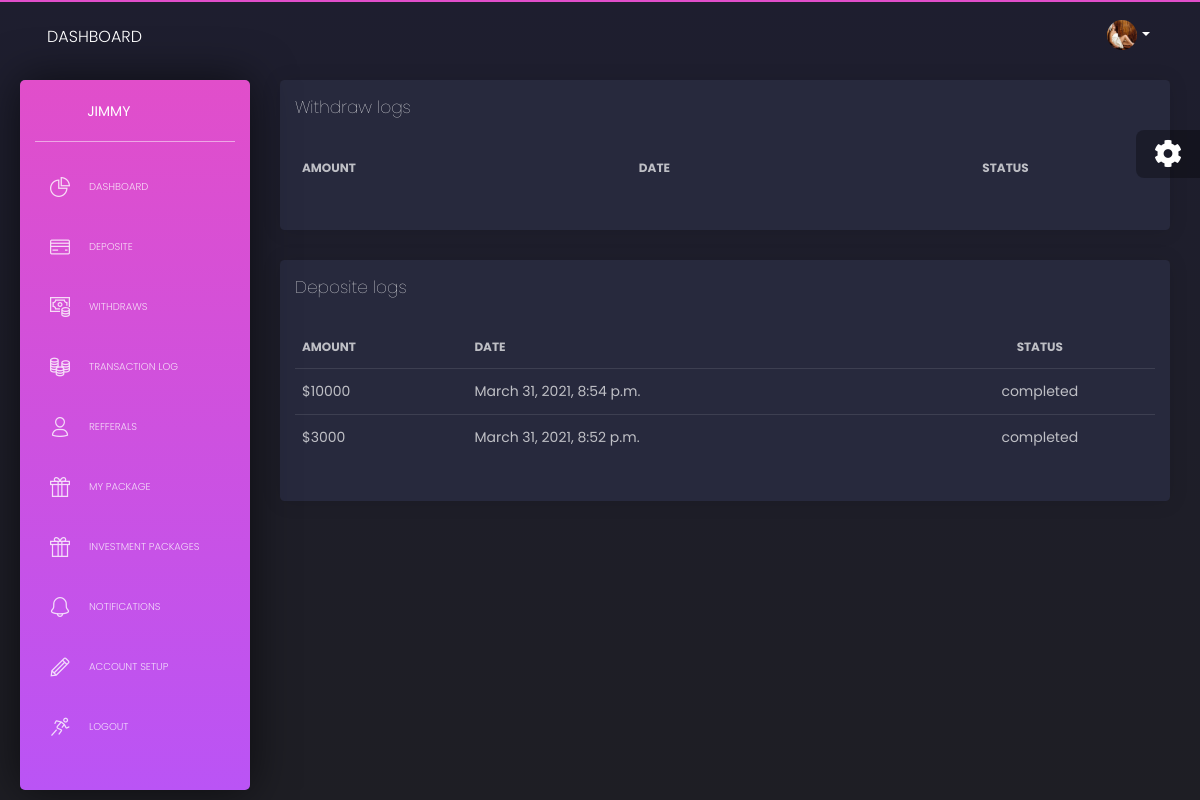
The page /transferlogs/ (signed in) on the database its author committed.
### panel/models.py (models this page shows, shortened)
class Investors(AbstractBaseUser):
	email       = models.EmailField(verbose_name='email', max_length=60, unique=True )
	username    = models.CharField(max_length=30, unique=True)
	full_name    = models.CharField(max_length=30 ,blank=True, null= True)
	date_joined = models.DateTimeField(verbose_name='date joined', auto_now_add=True)
	last_login  = models.DateTimeField(verbose_name='last login', auto_now=True)
	is_admin    = models.BooleanField(default=False)
	is_staff    = models.BooleanField(default=False)
	is_active   = models.BooleanField(default=True)
	is_superuser = models.BooleanField(default=False)
	profile_image = models.ImageField(blank=True, null=True, default='logo-small.png', upload_to='profile')
	phone = models.CharField(max_length=60, blank=True, null=True)
	wallet_id = models.CharField(max_length=60, blank=True, null=True)
	ref_code = models.CharField(max_length=60, blank=True, null=True, unique=True)
	refferal = models.IntegerField(default=0)
	balance = models.IntegerField(default=0)
	package = models.ForeignKey('Packages', on_delete  = models.CASCADE,blank=True,null=True)
	USERNAME_FIELD = 'email'
	REQUIRED_FIELDS = ['username']
	objects = MyAccountManager()
	class Meta:
			ordering = ['-date_joined']

class Deposite(models.Model):
	STATUS = (
		("pending","pending"),
		("completed","completed"),
		("decline","decline"),
	)
	Investor = models.ForeignKey('Investors', on_delete  = models.CASCADE)
	date = models.DateTimeField(auto_now_add=True)
	amount = models.IntegerField()
	trans_id = models.CharField(max_length=100,blank=True,null=True)
	status = models.CharField(max_length=15, choices=STATUS)
	class Meta:
			ordering = ['-date']

### btc/views.py (the view)
# urls.py: path('transferlogs/', views.tranfer_log, name='tranfer_log'),
@login_required
def tranfer_log(request):
	user = request.user
	context = {
		'withdraws':Withdraw.objects.filter(user=user),
		'deposites':Deposite.objects.filter(Investor=user),
	}
	return render(request, 'userstemplate/tranferlog.html',context)

### templates/userstemplate/tranferlog.html (shortened to what this page needs)
{% extends "userstemplate/layouts/base.html" %}
{% load static %}
{% block content %}
<div class="row">
  <div class="col-md-12">
    <div class="card ">
      <div class="card-header">
        <h4 class="card-title"> Withdraw logs</h4>
      </div>
      <div class="card-body">
        <div class="table-responsive">
          <table class="table tablesorter " id="">
            <thead class=" text-primary">
              <tr>
                <th>
                  Amount
                </th>
                <th>
                 Date
                </th>
                <th class="text-center">
                  Status
                </th>
              </tr>
            </thead>
          </table>
        </div>
      </div>
    </div>
    <div class="card ">
      <div class="card-header">
        <h4 class="card-title">Deposite logs</h4>
      </div>
      <div class="card-body">
        <div class="table-responsive">
          <table class="table tablesorter " id="">
            <thead class=" text-primary">
              <tr>
                <th>
                  Amount
                </th>
                <th>
                  Date
                </th>
                <th class="text-center">
                  Status
                </th>
              </tr>
            </thead>
            <tbody>
              {%  for objs in deposites %}
              <tr>
                <td>
                  ${{ objs.amount }}
                </td>
                <td>
                   {{ objs.date }}
                </td>
                <td class="text-center">
                  {{ objs.status }}
                </td>
              </tr>
               {% endfor %}
            </tbody>
          </table>
        </div>
      </div>
    </div>
  </div>
</div>
{% endblock content %}

### templates/userstemplate/includes/sidebar.html (shortened to what this page needs)
    <div class="sidebar">
      <div class="sidebar-wrapper">
        <div class="logo">
          <a
             href="#" class="simple-text logo-mini">
          </a>
          <a
             href="{% url 'account' %}" class="simple-text logo-normal">
            {{ user.username }}
          </a>
        </div>
        <ul class="nav">
        {% if request.user.is_authenticated %}
          <li class="{% if 'index' in segment %} active {% endif %} ">
            <a href="{% url 'account' %}">
              <i class="tim-icons icon-chart-pie-36"></i>
              <p>Dashboard</p>
            </a>
          </li>
          <li class="{% if 'icons' in segment %} active {% endif %}">
            <a href="{% url 'deposite' %}">
              <i class="tim-icons icon-credit-card"></i>
              <p>Deposite</p>
            </a>
          </li>
          <li class="{% if 'Withdraws' in segment %} active {% endif %}">
            <a href="{% url 'withdraw' %}">
              <i class="tim-icons icon-money-coins"></i>
              <p>Withdraws</p>
            </a>
          </li>
          <li class="{% if 'Transaction' in segment %} active {% endif %}">
            <a href="{% url 'tranfer_log' %}">
              <i class="tim-icons icon-coins"></i>
              <p>Transaction log</p>
            </a>
          </li>
          <li class="{% if 'page-user' in segment %} active {% endif %}">
            <a href="{% url 'account_refferal' %}">
              <i class="tim-icons icon-single-02"></i>
              <p>Refferals</p>
            </a>
          </li>
          <li class="{% if 'packages' in segment %} active {% endif %}">
            <a href="{% url 'my-packages' %}">
              <i class="tim-icons icon-gift-2"></i>
              <p>my package</p>
            </a>
          </li>
          <li class="{% if 'tables' in segment %} active {% endif %}">
            <a href="{% url 'packages' %}">
              <i class="tim-icons icon-gift-2"></i>
              <p>Investment  packages</p>
            </a>
          </li>
          <li class="{% if 'rtl-support' in segment %} active {% endif %}">
            <a href="{% url 'notification' %}">
              <i class="tim-icons icon-bell-55"></i>
              <p>Notifications</p>
            </a>
          </li>
          <li class="{% if 'rtl-support' in segment %} active {% endif %}">
            <a href="{% url 'account-setup' %}">
              <i class="tim-icons icon-pencil"></i>
              <p>Account setup</p>
            </a>
          </li>
          <li>
            <a href="{% url 'logout' %}" >
              <i class="tim-icons icon-user-run"></i>
              <p>Logout</p>
            </a>
          </li>
          {% endif %}
        </ul>
      </div>
    </div>

### templates/userstemplate/includes/navigation.html (shortened to what this page needs)
{% load static %}
      <nav style="background-color: rgb(0, 0, 255);" class="navbar navbar-expand-lg navbar-absolute navbar-transparent">
        <div class="container-fluid">
          <div class="navbar-wrapper">
            <a class="navbar-brand" href="javascript:void(0)">Dashboard</a>
          </div>
          <div class="collapse navbar-collapse" id="navigation">
            {% if user.is_authenticated %}
            <ul class="navbar-nav ml-auto">
              <li class="dropdown nav-item">
                <a href="#" class="dropdown-toggle nav-link" data-toggle="dropdown">
                  <div class="photo">
                    <img src="{{ user.profile_image.url }}" alt="Profile Photo">
                  </div>
                  <b class="caret d-none d-lg-block d-xl-block"></b>
                </a>
              </li>
            </ul>
            {% endif %}
          </div>
        </div>
      </nav>

### rows shown on the page
Investors: username "JIMMY", profile_image (picture)
Deposite: amount "10000", date "March 31, 2021, 8:54 p.m.", status "completed"
Deposite: amount "3000", date "March 31, 2021, 8:52 p.m.", status "completed"
